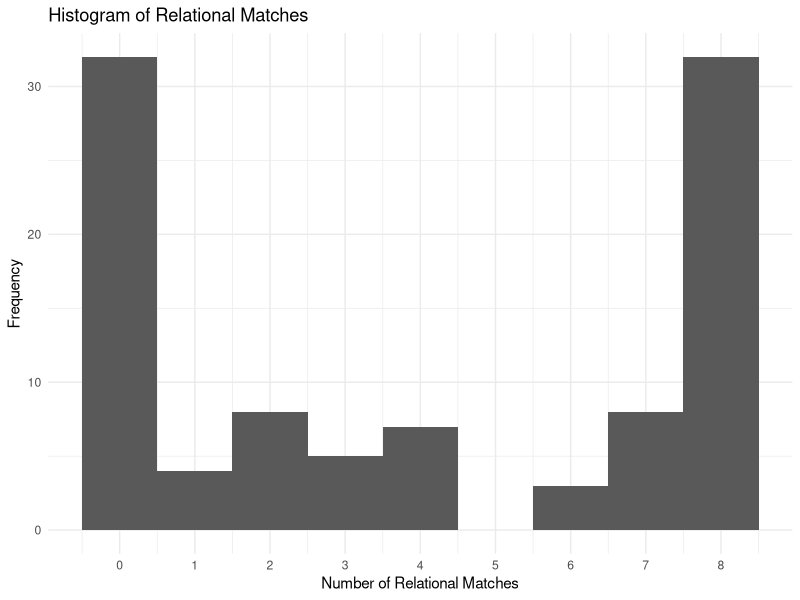

R code for this plot:
## ---- chunk 1
library(tidyverse)
## ---- chunk 2
?tidyverse
## ---- chunk 3
analogy_data <- read_csv("tidy_data/MFIndD_analogy.csv")

## ---- chunk 4
num_rows <- analogy_data %>%
  summarise(total_rows = n())

num_columns <- analogy_data %>%
  summarise(total_columns = ncol(analogy_data))

num_rows
num_columns
## ---- chunk 5
num_people <- analogy_data %>%
  distinct(qualtrics_id) %>%
  count()

num_people
## ---- chunk 6
trial_counts <- analogy_data %>%
  count(qualtrics_id) %>%                    
  distinct(n)                           

trial_counts
## ---- chunk 7
relational_summary <- analogy_data %>%
  group_by(qualtrics_id) %>%  
  summarise(relational_match_count = sum(response_type == "Rel"))  


relational_summary
## ---- chunk 8
library(ggplot2)  
## ---- chunk 9

ggplot(relational_summary, aes(x = relational_match_count)) +
  geom_histogram(binwidth = 1) +
  labs(title = "Histogram of Relational Matches",
       x = "Number of Relational Matches",
       y = "Frequency") +
   scale_x_continuous(breaks = seq(0, 8, by = 1)) +
  theme_minimal()
## ---- chunk 10
wide_data <- analogy_data %>%
  select(qualtrics_id, trial_number, response_type) %>%  
  pivot_wider(names_from = trial_number, values_from = response_type)


wide_data

## ---- chunk 11
rei_data <- read_csv("tidy_data/MFIndD_REI.csv")

head(rei_data)

rei_data<- rei_data %>%
  filter(!is.na(response))

str(rei_data)
## ---- chunk 12

rei_data <- rei_data %>%
  mutate(response = str_trim(response),             
         response = str_to_lower(response),   
         response_numeric = case_when(
           response %in% c("strongly disagree", "1") ~ 1,
           response %in% c("disagree", "2")          ~ 2,
           response %in% c("neutral", "3")           ~ 3,
           response %in% c("agree", "4")             ~ 4,
           response %in% c("strongly agree", "5")    ~ 5,
           TRUE                                       ~ NA_real_
         ))

## ---- chunk 13
rei_data <- rei_data %>%
  mutate(new_scored_response = ifelse(!is.na(rev_scoring) & rev_scoring == "neg",
                                      6 - response_numeric,
                                      response_numeric))
rei_data
## ---- chunk 14
match_summary <- sum(rei_data$new_scored_response == rei_data$scored_response, 
                     na.rm = TRUE)

total_rows <- nrow(rei_data)
mismatch_summary <- total_rows - match_summary


print(paste("Number of matches:", match_summary))
print(paste("Number of mismatches:", mismatch_summary))


